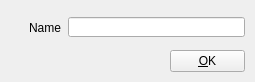
<?xml version="1.0" encoding="UTF-8"?>
<ui version="4.0">
 <class>AddRundownDialog</class>
 <widget class="QDialog" name="AddRundownDialog">
  <property name="geometry">
   <rect>
    <x>0</x>
    <y>0</y>
    <width>255</width>
    <height>82</height>
   </rect>
  </property>
  <property name="windowTitle">
   <string>Add Rundown</string>
  </property>
  <widget class="QPushButton" name="pushButtonOK">
   <property name="geometry">
    <rect>
     <x>170</x>
     <y>50</y>
     <width>75</width>
     <height>22</height>
    </rect>
   </property>
   <property name="focusPolicy">
    <enum>Qt::NoFocus</enum>
   </property>
   <property name="text">
    <string>&amp;OK</string>
   </property>
   <property name="shortcut">
    <string>Alt+O</string>
   </property>
  </widget>
  <widget class="QLineEdit" name="lineEditName">
   <property name="geometry">
    <rect>
     <x>68</x>
     <y>17</y>
     <width>177</width>
     <height>20</height>
    </rect>
   </property>
  </widget>
  <widget class="QLabel" name="labelName">
   <property name="geometry">
    <rect>
     <x>10</x>
     <y>20</y>
     <width>51</width>
     <height>16</height>
    </rect>
   </property>
   <property name="text">
    <string>Name</string>
   </property>
   <property name="alignment">
    <set>Qt::AlignRight|Qt::AlignTrailing|Qt::AlignVCenter</set>
   </property>
  </widget>
 </widget>
 <tabstops>
  <tabstop>lineEditName</tabstop>
 </tabstops>
 <resources/>
 <connections>
  <connection>
   <sender>pushButtonOK</sender>
   <signal>clicked()</signal>
   <receiver>AddRundownDialog</receiver>
   <slot>accept()</slot>
   <hints>
    <hint type="sourcelabel">
     <x>365</x>
     <y>174</y>
    </hint>
    <hint type="destinationlabel">
     <x>247</x>
     <y>152</y>
    </hint>
   </hints>
  </connection>
  <connection>
   <sender>lineEditName</sender>
   <signal>textChanged(QString)</signal>
   <receiver>AddRundownDialog</receiver>
   <slot>nameChanged(QString)</slot>
   <hints>
    <hint type="sourcelabel">
     <x>222</x>
     <y>16</y>
    </hint>
    <hint type="destinationlabel">
     <x>342</x>
     <y>1</y>
    </hint>
   </hints>
  </connection>
 </connections>
 <slots>
  <slot>addressFinished()</slot>
  <slot>nameFinished()</slot>
  <slot>testConnection()</slot>
  <slot>okClicked()</slot>
  <slot>nameChanged(QString)</slot>
  <slot>addressChanged(QString)</slot>
 </slots>
</ui>
